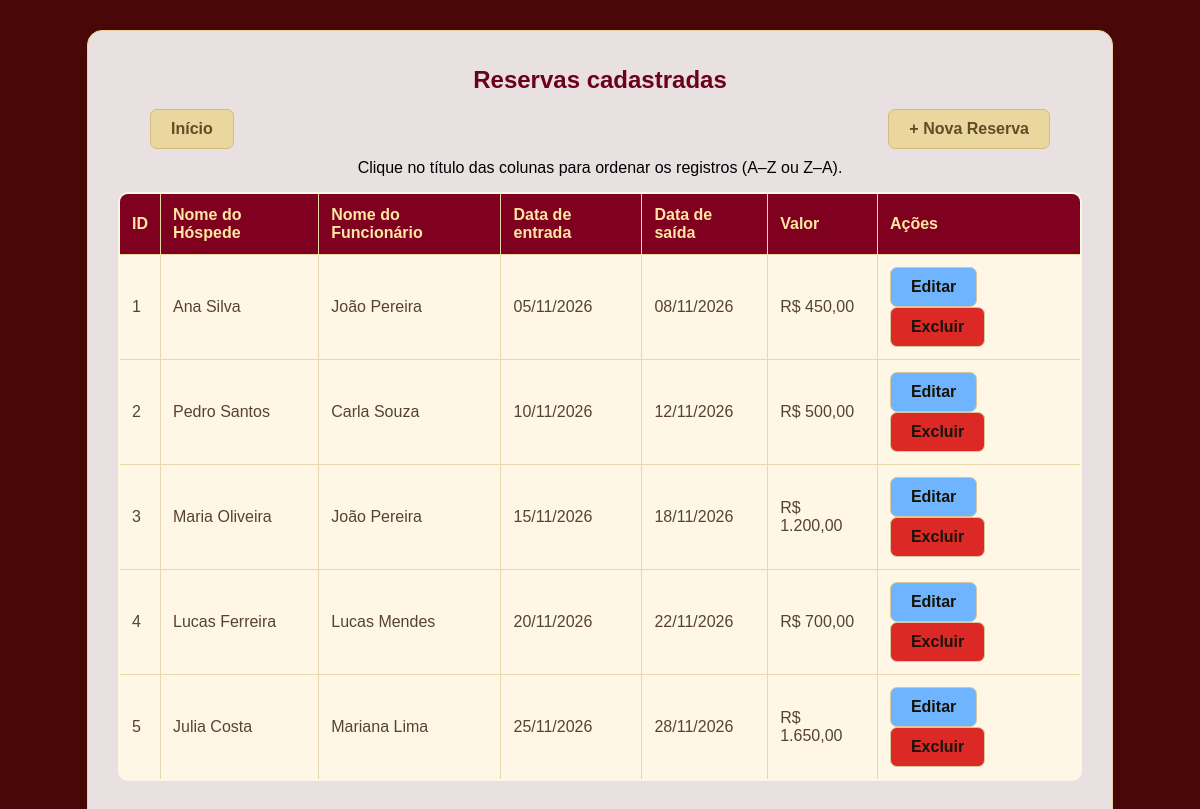
The page /Reservas/listar_reservas.php on the database its author committed.
### tables this page shows
CREATE TABLE tbReservas (
    codigo_reserva INT AUTO_INCREMENT,
    hospede_codigo INT NOT NULL,
    funcionario_codigo INT NOT NULL,
    data_entrada DATE NOT NULL,
    data_saida DATE NOT NULL,
    valor_total DECIMAL(10,2),
    CONSTRAINT pk_reservas PRIMARY KEY(codigo_reserva),
    CONSTRAINT fk_reservas_hospedes FOREIGN KEY(hospede_codigo) REFERENCES tbHospedes(codigo_hospede) ON DELETE RESTRICT,
    CONSTRAINT fk_reservas_funcionarios FOREIGN KEY(funcionario_codigo) REFERENCES tbFuncionarios(codigo_funcionario) ON DELETE RESTRICT
);

CREATE TABLE tbHospedes (
    codigo_hospede INT AUTO_INCREMENT,
    nome_hospede VARCHAR(50) NOT NULL,
    cpf_hospede VARCHAR(14) NOT NULL,
    telefone_hospede VARCHAR(15),
    cidade_hospede VARCHAR(30),
    CONSTRAINT pk_hospedes PRIMARY KEY(codigo_hospede)
);

CREATE TABLE tbFuncionarios (
    codigo_funcionario INT AUTO_INCREMENT,
    nome_funcionario VARCHAR(50) NOT NULL,
    cargo_funcionario VARCHAR(30),
    salario_funcionario DECIMAL(10,2) NOT NULL,
    telefone_funcionario VARCHAR(15),
    CONSTRAINT pk_funcionarios PRIMARY KEY(codigo_funcionario)
);

### Reservas/listar_reservas.php (the view, shortened to what this page needs)
<?php
    require_once '../conexao.php';
    $colunasPermitidas = [
        'id' => 'tbReservas.codigo_reserva',
        'hospede' => 'tbHospedes.nome_hospede',
        'funcionario' => 'tbFuncionarios.nome_funcionario',
        'entrada' => 'tbReservas.data_entrada',
        'saida' => 'tbReservas.data_saida',
        'valor' => 'tbReservas.valor_total'
    ];
    $coluna = filter_input(INPUT_GET, 'coluna', FILTER_SANITIZE_SPECIAL_CHARS);
    $ordem = filter_input(INPUT_GET, 'ordem', FILTER_SANITIZE_SPECIAL_CHARS);
    if (!isset($colunasPermitidas[$coluna])) {
        $coluna = 'id';
    }
    if ($ordem !== 'DESC') {
        $ordem = 'ASC';
    }
    $campo = $colunasPermitidas[$coluna];
    try {
        $stmt = $pdo->query("SELECT tbReservas.*, tbHospedes.nome_hospede, tbFuncionarios.nome_funcionario
                             FROM tbReservas INNER JOIN tbHospedes ON tbReservas.hospede_codigo = tbHospedes.codigo_hospede
                                             INNER JOIN tbFuncionarios ON tbReservas.funcionario_codigo = tbFuncionarios.codigo_funcionario
                             ORDER BY $campo $ordem");
        $reservas = $stmt->fetchAll();
    } catch (PDOException $e) {
        die("Erro ao buscar reservas: " . $e->getMessage());
    }
?>
<!DOCTYPE html>
<html lang="pt-br">
    <head>
        <link rel="stylesheet" href="../style.css">
    </head>
    <body>
        <div class="caixa-listagem">
            <h2>Reservas cadastradas</h2>
            <div class="topo-pagina">
                <a class="btn btn-inicio" href="../index.php">Início</a>
                <a class="btn btn-novo" href="form_reserva.php">+ Nova Reserva</a>
            </div>
            <p>Clique no título das colunas para ordenar os registros (A–Z ou Z–A).</p>
            <?php if (count($reservas) > 0): ?>
            <table>
                <thead>
                    <tr>
                        <th class="ordenacao"><a href="?coluna=id&ordem=<?= $coluna === 'id' && $ordem === 'ASC' ? 'DESC' : 'ASC' ?>">ID</a></th>
                        <th class="ordenacao"><a href="?coluna=hospede&ordem=<?= $coluna === 'hospede' && $ordem === 'ASC' ? 'DESC' : 'ASC' ?>">Nome do Hóspede</a></th>
                        <th class="ordenacao"><a href="?coluna=funcionario&ordem=<?= $coluna === 'funcionario' && $ordem === 'ASC' ? 'DESC' : 'ASC' ?>">Nome do Funcionário</a></th>
                        <th class="ordenacao"><a href="?coluna=entrada&ordem=<?= $coluna === 'entrada' && $ordem === 'ASC' ? 'DESC' : 'ASC' ?>">Data de entrada</a></th>
                        <th class="ordenacao"><a href="?coluna=saida&ordem=<?= $coluna === 'saida' && $ordem === 'ASC' ? 'DESC' : 'ASC' ?>">Data de saída</a></th>
                        <th class="ordenacao"><a href="?coluna=valor&ordem=<?= $coluna === 'valor' && $ordem === 'ASC' ? 'DESC' : 'ASC' ?>">Valor</a></th>
                        <th>Ações</th>
                    </tr>
                </thead>
                <tbody>
                    <?php foreach ($reservas as $reserva): ?>
                    <tr>
                        <td><?= htmlspecialchars($reserva['codigo_reserva']) ?></td>
                        <td><?= htmlspecialchars($reserva['nome_hospede']) ?></td>
                        <td><?= htmlspecialchars($reserva['nome_funcionario']) ?></td>
                        <td><?= DateTime::createFromFormat('Y-m-d', $reserva['data_entrada'])->format('d/m/Y') ?></td>
                        <td><?= DateTime::createFromFormat('Y-m-d', $reserva['data_saida'])->format('d/m/Y') ?></td>
                        <td>R$ <?= number_format((float)$reserva['valor_total'], 2, ',', '.') ?></td>
                        <td>
                            <a class="btn btn-editar" href="form_reserva.php?id=<?= (int)$reserva['codigo_reserva'] ?>">Editar</a>
                            <a class="btn btn-excluir" href="excluir_reserva.php?id=<?= (int)$reserva['codigo_reserva'] ?>">Excluir</a>
                        </td>
                    </tr>
                    <?php endforeach; ?>
                </tbody>
            </table>
            <?php else: ?>
                <p>Nenhuma reserva encontrada.</p>
            <?php endif; ?>
        </div>
    </body>
</html>

### style.css (style rules this page uses)
body { font-family: Arial, sans-serif; margin: 30px; background-color: #4b0808; background-image: url("FundoNatal.png"); background-size: cover; background-position: center; background-repeat: no-repeat; background-attachment: fixed; color: #55432e; text-align: center; }
h2 { color: #6c011c; margin-top: 10px; margin-bottom: 10px; text-align: center; }
table { border-collapse: collapse; width: 100%; max-width: 900px; margin: 5px auto 25px; background-color: rgba(255, 248, 230, 0.96); border: 2px solid #e8d9ad; border-radius: 10px; overflow: hidden; }
th, td { border: 1px solid #e8d9ad; padding: 12px; text-align: left; }
th { background-color: #800020; color: #ffe6a3; }
th a { color: #ffe6a3 !important; text-decoration: none; }
td { color: #55432e; }
.topo-pagina { display: flex; justify-content: space-between; align-items: center; max-width: 900px; margin: 10px auto; padding-top: 5px; }
.btn { padding: 10px 20px; border: none; border-radius: 7px; cursor: pointer; font-size: 16px; text-decoration: none; display: inline-block; transition: 0.3s; font-weight: bold; }
.btn-inicio, .btn-novo { background-color: #e9d79e; color: #614c29; border: 1px solid #d2bb7c; }
.btn-editar { background-color: #6eb4ff; color: #181206; border: 1px solid #d8c79e; }
.btn-excluir { background-color: #d60303d7; color: #181209; border: 1px solid #d8c79e; }
p { text-align: center; margin: 10px 0; font-size: 16px; color: #000000; }
.caixa-listagem { background-color: rgba(255, 255, 255, 0.88); padding: 25px 30px; border-radius: 15px; border: 1px solid #e8d39b; box-shadow: 0 4px 15px rgba(0, 0, 0, 0.15); width: 90%; max-width: 1100px; margin: 30px auto; box-sizing: border-box; }
.caixa-listagem table { max-width: 100%; margin: 15px auto 25px; }

### rows shown on the page
tbreservas: codigo_reserva "1", hospede_codigo.nome_hospede "Ana Silva", funcionario_codigo.nome_funcionario "João Pereira", data_entrada "05/11/2026", data_saida "08/11/2026", valor_total "450,00"
tbreservas: codigo_reserva "2", hospede_codigo.nome_hospede "Pedro Santos", funcionario_codigo.nome_funcionario "Carla Souza", data_entrada "10/11/2026", data_saida "12/11/2026", valor_total "500,00"
tbreservas: codigo_reserva "3", hospede_codigo.nome_hospede "Maria Oliveira", funcionario_codigo.nome_funcionario "João Pereira", data_entrada "15/11/2026", data_saida "18/11/2026", valor_total "1.200,00"
tbreservas: codigo_reserva "4", hospede_codigo.nome_hospede "Lucas Ferreira", funcionario_codigo.nome_funcionario "Lucas Mendes", data_entrada "20/11/2026", data_saida "22/11/2026", valor_total "700,00"
tbreservas: codigo_reserva "5", hospede_codigo.nome_hospede "Julia Costa", funcionario_codigo.nome_funcionario "Mariana Lima", data_entrada "25/11/2026", data_saida "28/11/2026", valor_total "1.650,00"
